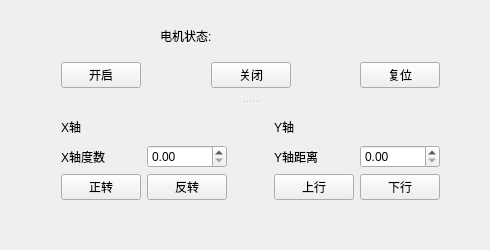
<?xml version="1.0" encoding="UTF-8"?>
<ui version="4.0">
 <class>motorControl</class>
 <widget class="QWidget" name="motorControl">
  <property name="geometry">
   <rect>
    <x>0</x>
    <y>0</y>
    <width>490</width>
    <height>250</height>
   </rect>
  </property>
  <property name="windowTitle">
   <string>motorControl</string>
  </property>
  <widget class="QSplitter" name="splitter">
   <property name="geometry">
    <rect>
     <x>50</x>
     <y>50</y>
     <width>401</width>
     <height>161</height>
    </rect>
   </property>
   <property name="orientation">
    <enum>Qt::Vertical</enum>
   </property>
   <widget class="QWidget" name="layoutWidget">
    <layout class="QHBoxLayout" name="horizontalLayout">
     <item>
      <widget class="QPushButton" name="btnStart">
       <property name="text">
        <string>开启</string>
       </property>
      </widget>
     </item>
     <item>
      <spacer name="horizontalSpacer_2">
       <property name="orientation">
        <enum>Qt::Horizontal</enum>
       </property>
       <property name="sizeHint" stdset="0">
        <size>
         <width>40</width>
         <height>20</height>
        </size>
       </property>
      </spacer>
     </item>
     <item>
      <widget class="QPushButton" name="btnClose">
       <property name="text">
        <string>关闭</string>
       </property>
      </widget>
     </item>
     <item>
      <spacer name="horizontalSpacer_3">
       <property name="orientation">
        <enum>Qt::Horizontal</enum>
       </property>
       <property name="sizeHint" stdset="0">
        <size>
         <width>40</width>
         <height>20</height>
        </size>
       </property>
      </spacer>
     </item>
     <item>
      <widget class="QPushButton" name="btnReset">
       <property name="text">
        <string>复位</string>
       </property>
      </widget>
     </item>
    </layout>
   </widget>
   <widget class="QWidget" name="gridLayoutWidget">
    <layout class="QGridLayout" name="gridLayout">
     <item row="1" column="4">
      <widget class="QDoubleSpinBox" name="spinboxX_2"/>
     </item>
     <item row="2" column="1">
      <widget class="QPushButton" name="btnReverse">
       <property name="text">
        <string>反转</string>
       </property>
      </widget>
     </item>
     <item row="2" column="3">
      <widget class="QPushButton" name="btnUp">
       <property name="text">
        <string>上行</string>
       </property>
      </widget>
     </item>
     <item row="1" column="3">
      <widget class="QLabel" name="label_5">
       <property name="text">
        <string>Y轴距离</string>
       </property>
      </widget>
     </item>
     <item row="0" column="2">
      <spacer name="horizontalSpacer">
       <property name="orientation">
        <enum>Qt::Horizontal</enum>
       </property>
       <property name="sizeHint" stdset="0">
        <size>
         <width>40</width>
         <height>20</height>
        </size>
       </property>
      </spacer>
     </item>
     <item row="2" column="0">
      <widget class="QPushButton" name="btnForward">
       <property name="text">
        <string>正转</string>
       </property>
      </widget>
     </item>
     <item row="1" column="1">
      <widget class="QDoubleSpinBox" name="spinboxX"/>
     </item>
     <item row="2" column="4">
      <widget class="QPushButton" name="btnDown">
       <property name="text">
        <string>下行</string>
       </property>
      </widget>
     </item>
     <item row="0" column="3">
      <widget class="QLabel" name="label_3">
       <property name="text">
        <string>Y轴</string>
       </property>
      </widget>
     </item>
     <item row="0" column="0">
      <widget class="QLabel" name="label">
       <property name="text">
        <string>X轴</string>
       </property>
      </widget>
     </item>
     <item row="1" column="0">
      <widget class="QLabel" name="label_2">
       <property name="text">
        <string>X轴度数</string>
       </property>
      </widget>
     </item>
    </layout>
   </widget>
  </widget>
  <widget class="QLabel" name="label_4">
   <property name="geometry">
    <rect>
     <x>160</x>
     <y>30</y>
     <width>54</width>
     <height>12</height>
    </rect>
   </property>
   <property name="text">
    <string>电机状态:</string>
   </property>
  </widget>
  <widget class="QLabel" name="labStatus">
   <property name="geometry">
    <rect>
     <x>250</x>
     <y>30</y>
     <width>54</width>
     <height>12</height>
    </rect>
   </property>
   <property name="frameShadow">
    <enum>QFrame::Plain</enum>
   </property>
   <property name="text">
    <string/>
   </property>
  </widget>
 </widget>
 <layoutdefault spacing="6" margin="11"/>
 <resources/>
 <connections/>
</ui>
